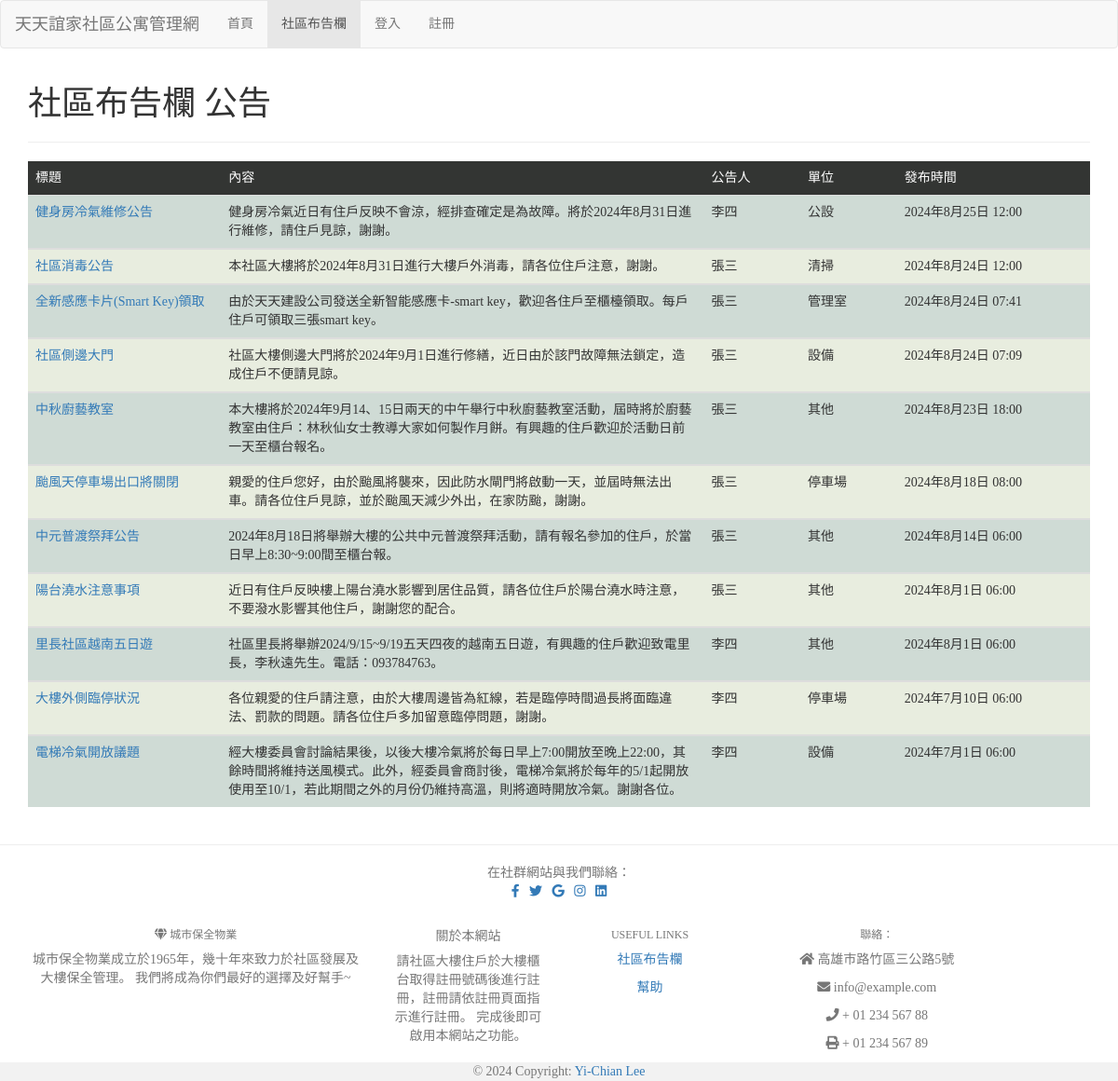
Page /post/ on the committed database.
### mysite/models.py (models this page shows, shortened)
class Post(models.Model):
    UNITS = (('super','管理室'),('public','公設'),('equip','設備'),('parking','停車場'),('clean','清掃'),('others','其他'))
    title = models.CharField(max_length=200)
    slug = models.CharField(max_length=200)
    body = models.TextField()
    person = models.CharField(max_length=15)
    unit = models.CharField(max_length=10, choices=UNITS)
    pub_date = models.DateTimeField(default=timezone.now)
    class Meta:
        ordering = ('-pub_date',)

### mysite/views.py (the view)
# urls.py: path('post/', views.post),
def post(request):
    if request.user.is_authenticated:
        username = request.user.username
    messages.get_messages(request)
    post = models.Post.objects.all()
    return render(request, 'post.html', locals())

### mysite/templates/post.html (shortened to what this page needs)
{% extends "base.html" %}
{% block content %}
{% for p in post %}
{% if forloop.first %}
<div class="container">
    <h1>社區布告欄 公告</h1>
    <hr>
    <table class="table table-hover" id="table" data-toggle="table" data-search="true" data-pagination="true" data-id-field="id" data-page-size="5" data-page-number="1" data-page-list="[10, 25, 50, 100, all]" data-response-handler="responseHandler">
        <thead>
        <tr bgcolor='#333533' style="color: white">
            <td width=100>標題</td>
            <td width=250>內容</td>
            <td width=50>公告人</td>
            <td width=50>單位</td>
            <td width=100>發布時間</td>
        </tr>
        </thead>
    {% endif %}
        <tbody>
        <tr bgcolor='{% cycle "#cfdbd5" "e8eddf" %}'>
            <td><a href='/postdetails/{{p.slug}}'>{{ p.title }}</a></td>
            <td>{{ p.body }}</td>
            <td>{{ p.person }}</td>
            <td>{{ p.get_unit_display }}</td>
            <td>{{ p.pub_date }}</td>
        </tr>
        </tbody>
        {% if forloop.last %}
    </table>
    {% endif %}
    {% empty %}
    <h3>暫無公告</h3>
    {% endfor %}
</div>
{% endblock %}

### mysite/templates/base.html (shortened to what this page needs)
<!DOCTYPE html>
<html> <head> <meta charset='utf-8'>
<link rel="stylesheet" href="https://maxcdn.bootstrapcdn.com/bootstrap/3.3.6/css/bootstrap.min.css">
<link rel="stylesheet" href="https://maxcdn.bootstrapcdn.com/bootstrap/3.3.6/css/bootstraptheme.min.css">
<link rel="stylesheet" href="https://cdnjs.cloudflare.com/ajax/libs/font-awesome/5.15.4/css/all.min.css" />
    </head>
    <body>
    {% include "header.html" %}
    {% block content %}{% endblock %}
    {% include "footer.html" %}
</body>
</html>

### mysite/templates/header.html
 <nav class='navbar navbar-default'>
    <div class='container-fluid'>
    <div class='navbar-header'>
    <div class='navbar-brand' align=center>
        天天誼家社區公寓管理網
   </div>
    </div>
    <ul class='nav navbar-nav'>
        <li class="{% if request.path == '/' %}active{% endif %}"><a href='/'>首頁</a></li>
        <li class="{% if request.path == '/post/' %}active{% endif %}"><a href='/post'>社區布告欄</a></li>
        {% if username %}
        <li class="{% if request.path == '/forum/' %}active{% endif %}"><a href='/forum'>社區問題討論</a></li>
        <li class="{% if request.path == '/public/' %}active{% endif %}"><a href='/public'>社區課程與活動</a></li>
        <li class="{% if request.path == '/poll/'%}active{% endif %}"><a href='/poll'>投票與調查表</a></li>
        <li  class="{% if request.path == '/payment/'%}active{% endif %}"><a href='/payment'>管理費繳交</a></li>
        <li class="{% if request.path == '/mail/' %}active{% endif %}"><a href='/mail'>信件與包裹</a></li>
        <li class="{% if request.path == '/userinfo/' %}active{% endif %}"><a href='/userinfo'>個人資料</a></li>
        <li><a href='/logout'>登出</a></li>
        {% else %}
        <li class="{% if request.path == '/login/' %}active{% endif %}"><a href='/login'>登入</a></li>
        <li class="{% if request.path == '/sign_up/' %}active{% endif %}"><a href='/sign_up'>註冊</a></li>
        {% endif %}
    </ul>
    </div>
    </nav>

### mysite/templates/footer.html (shortened to what this page needs)
 <hr>
{% load static %}
<footer class="text-center text-lg-start bg-body-tertiary text-muted">
<section class="d-flex justify-content-center justify-content-lg-between p-4 border-bottom">
    <div class="me-5 d-none d-lg-block">
      <span>在社群網站與我們聯絡：</span>
    </div>
    <div>
      <a href="https://www.facebook.com/login/?next=https%3A%2F%2Fwww.facebook.com%2F%3Flocale%3Dzh_TW" class="me-4 text-reset">
        <i class="fab fa-facebook-f"></i>
      </a>
      <a href="https://x.com/" class="me-4 text-reset">
        <i class="fab fa-twitter"></i>
      </a>
      <a href="https://www.google.com.tw/?hl=zh_TW" class="me-4 text-reset">
        <i class="fab fa-google"></i>
      </a>
      <a href="https://www.instagram.com/?hl=zh-tw" class="me-4 text-reset">
        <i class="fab fa-instagram"></i>
      </a>
      <a href="https://tw.linkedin.com/" class="me-4 text-reset">
        <i class="fab fa-linkedin"></i>
      </a>
    </div>
    <br/>
  </section>
  <section class="">
    <div class="container text-center text-md-start mt-5">
      <div class="row mt-3">
        <div class="col-md-3 col-lg-4 col-xl-3 mx-auto mb-4">
          <h6 class="text-uppercase fw-bold mb-4">
            <i class="fas fa-gem me-3"></i> 城市保全物業
          </h6>
          <p>
            城市保全物業成立於1965年，幾十年來致力於社區發展及大樓保全管理。
            我們將成為你們最好的選擇及好幫手~
          </p>
        </div>
        <div class="col-md-2 col-lg-2 col-xl-2 mx-auto mb-4">
          <h5 class="text-uppercase">關於本網站</h5>
        <p>
          請社區大樓住戶於大樓櫃台取得註冊號碼後進行註冊，註冊請依註冊頁面指示進行註冊。
          完成後即可啟用本網站之功能。
        </p>
        </div>
        <div class="col-md-3 col-lg-2 col-xl-2 mx-auto mb-4">
          <h6 class="text-uppercase fw-bold mb-4">
            Useful links
          </h6>
          <p>
            <a href="/post" class="text-reset">社區布告欄</a>
          </p>
          <p>
            <a href="#HelpModal" class="text-reset" data-toggle="modal">幫助</a>
          </p>
        </div>
        <div class="col-md-4 col-lg-3 col-xl-3 mx-auto mb-md-0 mb-4">
          <h6 class="text-uppercase fw-bold mb-4">聯絡：</h6>
          <p><i class="fas fa-home me-3"></i> 高雄市路竹區三公路5號</p>
          <p>
            <i class="fas fa-envelope me-3"></i>
            info@example.com
          </p>
          <p><i class="fas fa-phone me-3"></i> + 01 234 567 88</p>
          <p><i class="fas fa-print me-3"></i> + 01 234 567 89</p>
        </div>
      </div>
    </div>
  </section>
<div class="text-center p-3" style="background-color: rgba(0, 0, 0, 0.05);">
    © 2024 Copyright:
    <a class="text-body" href="https://alexlee20010711.wixsite.com/yichianportfolio">Yi-Chian Lee</a>
  </div>
</footer>

### mysite/templates/base.html (style rules this page uses)
h1, h2, h3, h4, h5, p, div { font-family: 微軟正黑體; }

### rows in the picture
Post: shows "社區布告欄 公告", title "健身房冷氣維修公告", body "健身房冷氣近日有住戶反映不會涼，經排查確定是為故障。將於2024年8月31日進行維修，請住戶見諒，謝謝。", person "李四", unit "公設", pub_date "2024年8月25日 12:00"
Post: title "社區消毒公告", body "本社區大樓將於2024年8月31日進行大樓戶外消毒，請各位住戶注意，謝謝。", person "張三", unit "清掃", pub_date "2024年8月24日 12:00"
Post: title "全新感應卡片(Smart Key)領取", body "由於天天建設公司發送全新智能感應卡-smart key，歡迎各住戶至櫃檯領取。每戶住戶可領取三張smart key。", person "張三", unit "管理室", pub_date "2024年8月24日 07:41"
Post: title "社區側邊大門", body "社區大樓側邊大門將於2024年9月1日進行修繕，近日由於該門故障無法鎖定，造成住戶不便請見諒。", person "張三", unit "設備", pub_date "2024年8月24日 07:09"
Post: title "中秋廚藝教室", body "本大樓將於2024年9月14、15日兩天的中午舉行中秋廚藝教室活動，屆時將於廚藝教室由住戶：林秋仙女士教導大家如何製作月餅。有興趣的住戶歡迎於活動日前一天至櫃台報名。", person "張三", unit "其他", pub_date "2024年8月23日 18:00"
Post: title "颱風天停車場出口將關閉", body "親愛的住戶您好，由於颱風將襲來，因此防水閘門將啟動一天，並屆時無法出車。請各位住戶見諒，並於颱風天減少外出，在家防颱，謝謝。", person "張三", unit "停車場", pub_date "2024年8月18日 08:00"
Post: title "中元普渡祭拜公告", body "2024年8月18日將舉辦大樓的公共中元普渡祭拜活動，請有報名參加的住戶，於當日早上8:30~9:00間至櫃台報。", person "張三", unit "其他", pub_date "2024年8月14日 06:00"
Post: title "陽台澆水注意事項", body "近日有住戶反映樓上陽台澆水影響到居住品質，請各位住戶於陽台澆水時注意，不要潑水影響其他住戶，謝謝您的配合。", person "張三", unit "其他", pub_date "2024年8月1日 06:00"
Post: title "里長社區越南五日遊", body "社區里長將舉辦2024/9/15~9/19五天四夜的越南五日遊，有興趣的住戶歡迎致電里長，李秋遠先生。電話：093784763。", person "李四", unit "其他", pub_date "2024年8月1日 06:00"
Post: title "大樓外側臨停狀況", body "各位親愛的住戶請注意，由於大樓周邊皆為紅線，若是臨停時間過長將面臨違法、罰款的問題。請各位住戶多加留意臨停問題，謝謝。", person "李四", unit "停車場", pub_date "2024年7月10日 06:00"
Post: title "電梯冷氣開放議題", body "經大樓委員會討論結果後，以後大樓冷氣將於每日早上7:00開放至晚上22:00，其餘時間將維持送風模式。此外，經委員會商討後，電梯冷氣將於每年的5/1起開放使用至10/1，若此期間之外的月份仍維持高溫，則將適時開放冷氣。謝謝各位。", person "李四", unit "設備", pub_date "2024年7月1日 06:00"
